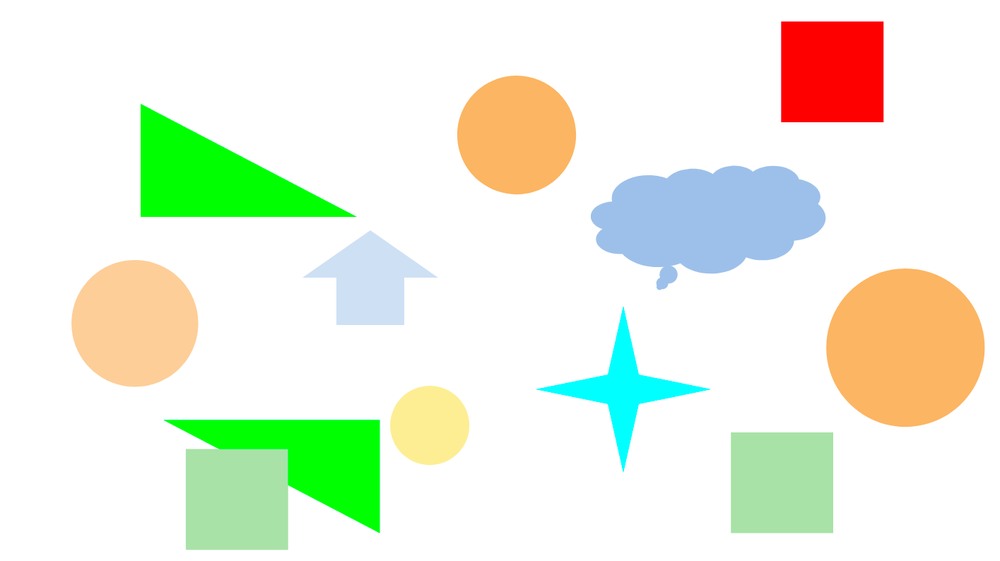
#> input picture Aula06/formas.png, 1000 x 561 px, shrunk from 1415 x 794 before the run; the run also reads 1 picture not shown here
$ python aula06.py
#> lines starting #> are read from the running program, lines starting #| are printed output that depends on the picture; after the words box and inside, x2 and y2 are one past the last pixel; in counts of white or black regions, pixels touching at a corner belong together
# -*- coding: utf-8 -*-
"""Aula06

Automatically generated by Colab.

Original file is located at
    https://colab.research.google.com/drive/1owAR-yYmGYnUMkrx1eGYCrngWiPw7CRY

#Aula 06: Hough e Morfologia

### Imports
"""

# Commented out IPython magic to ensure Python compatibility.
# %matplotlib inline
import cv2
import numpy as np
from matplotlib import pyplot as plt
import math

"""### Transformada de Hough + Desafio Formas

"""

# Img Formas
img = cv2.imread('formas.png')
#> img is the input picture: shape (561, 1000, 3); mean B, G, R 223.8, 241.4, 234.6
img = cv2.cvtColor(img, cv2.COLOR_BGR2RGB)
plt.title('Formas')
plt.imshow(img)

img_gray = cv2.cvtColor(img, cv2.COLOR_BGR2GRAY)
edges = cv2.Canny(img_gray, 50, 150)
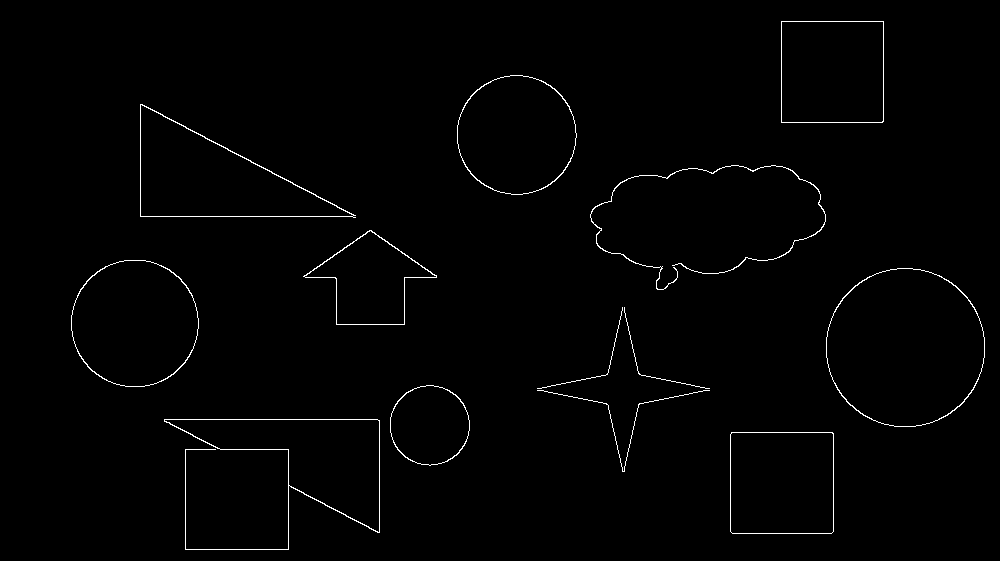
#> edges: shape (561, 1000); 1.1% white in thin lines or dots, all inside (x1, y1, x2, y2) = (71, 21, 985, 550)
circles = cv2.HoughCircles(
    img_gray,
    cv2.HOUGH_GRADIENT,
    dp=1.2,
    minDist=50,
    param1=50,
    param2=30,
    minRadius=55,
    maxRadius=150
)
#> circles = [[905.4, 347.4, 79.72], [135, 323.4, 62.92], [516.6, 135, 58.84]]
bordas_rgb = cv2.cvtColor(edges, cv2.COLOR_GRAY2RGB)
output = bordas_rgb

if circles is not None:
  circles = np.uint16(np.around(circles))
#> circles = [[905, 347, 80], [135, 323, 63], [517, 135, 59]]
  for i in circles[0, :]:
    # Desenha o contorno
    cv2.circle(output,(i[0], i[1]), i[2], (0, 255, 0), 2)
    # Desenha o centro
    cv2.circle(output, (i[0], i[1]), 2, (0,0,255), 3)
#> this loop made 3 passes
#> output: shape (561, 1000, 3); mean B, G, R 2.1, 3.7, 2.1

plt.figure(figsize=(10,10))
plt.imshow(output, cmap='grey')

"""### Desafio Moedas"""

# Img Coins
img = cv2.imread('coins.png')
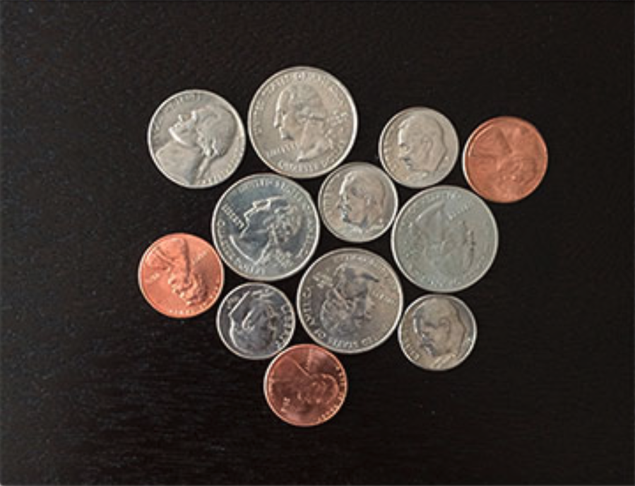
#> input picture Aula06/coins.png, 635 x 486 px, shrunk from 899 x 688 before the run
#> img is the input picture: shape (486, 635, 3); mean B, G, R 49.8, 54.3, 62.4
img = cv2.cvtColor(img, cv2.COLOR_BGR2RGB)
plt.title('Moedas')
plt.imshow(img)

img_gray = cv2.cvtColor(img, cv2.COLOR_BGR2GRAY)
#> img_gray: shape (486, 635)
edges = cv2.Canny(img_gray, 50, 150)
#> edges: shape (486, 635); 7% white in thin lines or dots, all inside (x1, y1, x2, y2) = (0, 66, 635, 486)
circles = cv2.HoughCircles(
    img_gray,
    cv2.HOUGH_GRADIENT,
    dp=1,
    minDist=100,
    param1=50,
    param2=30,
    minRadius=75,
    maxRadius=80
)
#> circles = None
bordas_rgb = cv2.cvtColor(edges, cv2.COLOR_GRAY2RGB)
output = bordas_rgb

if circles is not None:
  circles = np.uint16(np.around(circles))
  for i in circles[0, :]:
    # Desenha o contorno
    cv2.circle(output,(i[0], i[1]), i[2], (0, 255, 0), 2)
    # Desenha o centro
    cv2.circle(output, (i[0], i[1]), 2, (0,0,255), 3)

plt.figure(figsize=(5,5))
plt.imshow(output, cmap='grey')
plt.title("Desenho")
plt.show()
#> figure, not shown here; B, G, R data is drawn as R, G, B

"""### Detecção de Retas"""

img = cv2.imread ('formas.png')
img = cv2.cvtColor(img, cv2.COLOR_BGR2RGB)

plt.imshow(img)
plt.show()

img_gray = cv2.cvtColor(img, cv2.COLOR_BGR2GRAY)
edges = cv2.Canny(img_gray, 50, 150)

lines = cv2.HoughLinesP(
    edges,
    1,
    math.pi/180.0,
    55,
    np.array([]),
    10,
    10)
#> lines = 29 rows, first 6: [140, 216, 352, 216], [164, 419, 377, 419], [148, 107, 355, 217], [379, 532, 379, 420], [140, 215, 140, 104], [185, 449, 288, 449]

hough_img = cv2.cvtColor(edges, cv2.COLOR_GRAY2BGR)

for line in lines:
  x1, y1, x2, y2 = line[0]
  cv2.line(hough_img, (x1, y1), (x2, y2), (255, 0, 255), 5)
#> this loop made 29 passes
#> (x1, y1, x2, y2) on passes 1 to 12: (140, 216, 352, 216), (164, 419, 377, 419), (148, 107, 355, 217), (379, 532, 379, 420), (140, 215, 140, 104), (185, 449, 288, 449), (288, 549, 288, 450), (289, 485, 377, 532), (730, 531, 730, 434), (731, 432, 832, 432), (781, 21, 883, 21), (185, 549, 287, 549)
#> hough_img: shape (561, 1000, 3); mean B, G, R 10.6, 1.2, 10.6

plt.imshow(hough_img)
plt.show()

"""### Detecção de faixas por veículos autônomos

"""

img = cv2.imread('rua.png')
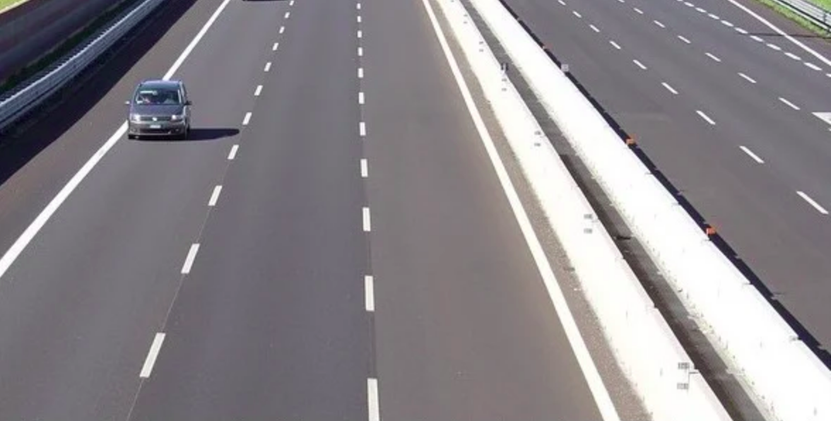
#> input picture Aula06/rua.png, 831 x 421 px, shrunk from 1176 x 596 before the run
#> img is the input picture: shape (421, 831, 3); mean B, G, R 138, 133.7, 137.9
img_gray = cv2.cvtColor(img, cv2.COLOR_BGR2GRAY)
#> img_gray: shape (421, 831)

edges = cv2.Canny(img_gray, 50, 200)
#> edges: shape (421, 831); 3.6% white in thin lines or dots
lines = cv2.HoughLinesP(
    edges,
    1,
    math.pi/180.0,
    99,
    np.array([]),
    3,
    120
)
#> lines = 31 rows, first 6: [469, 0, 730, 373], [470, 1, 744, 391], [565, 76, 829, 370], [459, 1, 724, 409], [466, 14, 696, 369], [442, 34, 622, 420]

hough_img = cv2.cvtColor(edges, cv2.COLOR_GRAY2BGR)
#> hough_img: shape (421, 831, 3); 3.6% white in thin lines or dots

for line in lines:
  x1, y1, x2, y2 = line[0]
  cv2.line(hough_img, (x1,y1), (x2,y2), (255, 0, 255), 5)

  plt.imshow(hough_img)
#> this loop made 31 passes
#> (x1, y1, x2, y2) on passes 1 to 12: (469, 0, 730, 373), (470, 1, 744, 391), (565, 76, 829, 370), (459, 1, 724, 409), (466, 14, 696, 369), (442, 34, 622, 420), (438, 1, 651, 420), (499, 0, 825, 350), (0, 276, 216, 18), (482, 138, 589, 388), (503, 1, 680, 191), (499, 1, 708, 233)
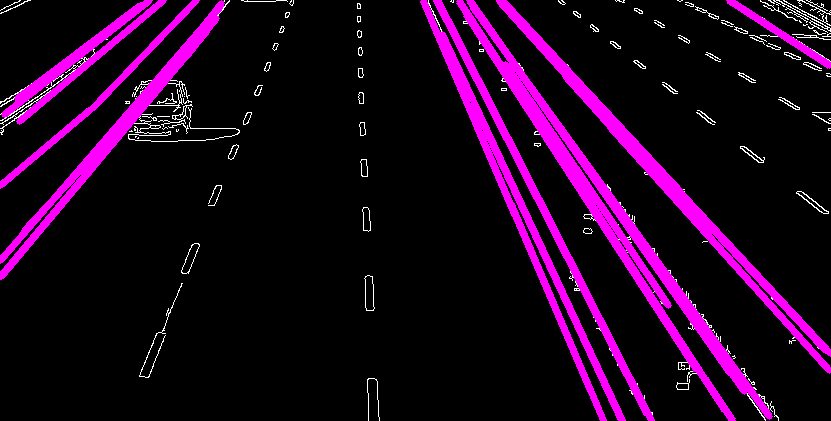
#> hough_img: shape (421, 831, 3); mean B, G, R 31.9, 3.5, 31.9

"""##Morfologia

"""

img = cv2.imread('j.png', 0)
plt.imshow(img, cmap="gray")
plt.show

"""### Dilatação Binária

"""

kernel = np.ones((5,5), np.uint8)
dilation = cv2.dilate(img, kernel, iterations = 1)

plt.imshow(dilation, cmap = "gray")

"""### Detectando contorno com dilatação"""

dst = img.copy()
kernel = np.ones((5,5), np.uint8)

dilation = cv2.dilate(img,kernel,iterations=1)

dst = dilation - img

plt.imshow(dst, cmap="gray")

"""### Erosão Binária"""

dst = img.copy()
kernel = np.ones((6,6), np.uint8)

erode = cv2.erode(img, kernel, iterations = 1)

plt.imshow(erode, cmap="gray")

"""### Abertura Binária"""

img = cv2.imread('j-noise.png', 0)
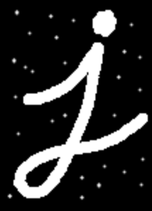
#> input picture Aula06/j-noise.png, 152 x 211 px, shrunk from 215 x 298 before the run
#> img is the input picture: shape (211, 152); min 0, max 255, mean 42.6

plt.imshow(img, cmap = 'gray')

plt.show()

dst = img.copy()
kernel = np.ones((7,7), np.uint8)

opening = cv2.morphologyEx(img, cv2.MORPH_OPEN, kernel)

plt.imshow(opening, cmap='gray')

"""### Fechamento binário"""

img = cv2.imread('holes.png', 0)
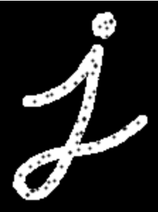
#> input picture Aula06/holes.png, 158 x 212 px, shrunk from 223 x 300 before the run
#> img is the input picture: shape (212, 158); min 0, max 255, mean 37.6

plt.imshow(img, cmap = 'gray')

plt.show()

dst = img.copy()
kernel = np.ones((7,7), np.uint8)

opening = cv2.morphologyEx(img, cv2.MORPH_OPEN, kernel)
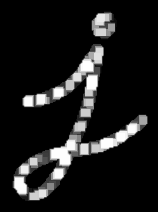
#> opening: shape (212, 158); min 0, max 255, mean 27.7

plt.imshow(opening, cmap='gray')
